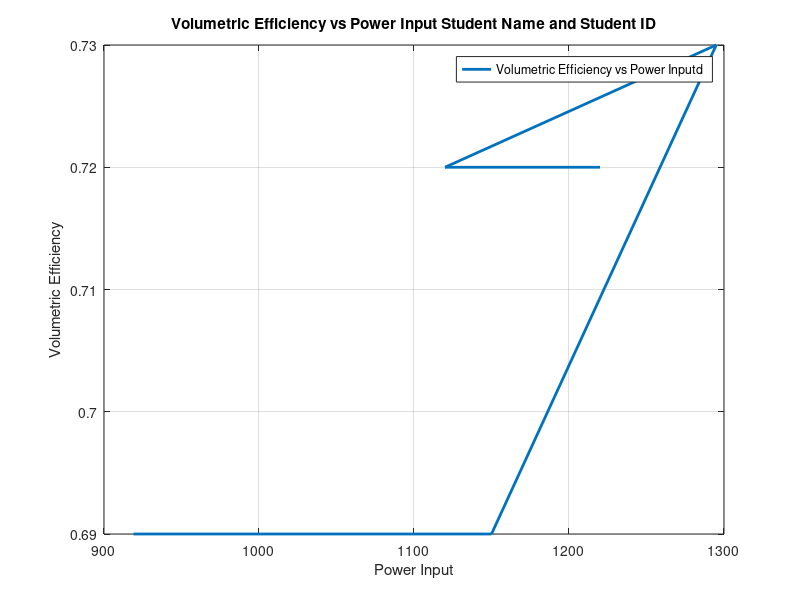

MATLAB code to generate this figure:
% Thermodynmaics Lab 
% Student Name: "Enter Your Student Name"
% Student ID: "Enter Your Student ID"
% Lab 02: To Analyse the variation in volumetric efficiency with compressor pressure ratio

% Graphs
% Draw a Graph between the Power Input and Volumetric Efficency
% Given Data
Power_Input = [919, 1150, 1295, 1120, 1220];
Volumetric_Efficiency = [0.69, 0.69, 0.73, 0.72, 0.72];

% Plotting 
plot(Power_Input, Volumetric_Efficiency, 'Linewidth', 2);

% Cutomization
xlabel ('Power Input');
ylabel ('Volumetric Efficiency');
title ('Volumetric Efficiency vs Power Input Student Name and Student ID')
legend ('Volumetric Efficiency vs Power Inputd');
grid on;